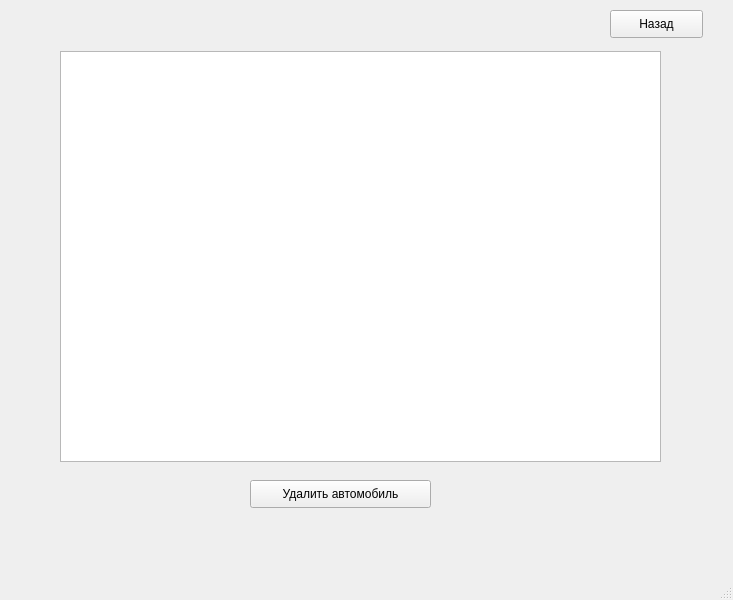
<?xml version="1.0" encoding="UTF-8"?>
<ui version="4.0">
 <class>MainWindow</class>
 <widget class="QMainWindow" name="MainWindow">
  <property name="geometry">
   <rect>
    <x>0</x>
    <y>0</y>
    <width>733</width>
    <height>600</height>
   </rect>
  </property>
  <property name="windowTitle">
   <string>MainWindow</string>
  </property>
  <widget class="QWidget" name="centralwidget">
   <widget class="QListView" name="listView">
    <property name="geometry">
     <rect>
      <x>60</x>
      <y>51</y>
      <width>601</width>
      <height>411</height>
     </rect>
    </property>
   </widget>
   <widget class="QPushButton" name="exit">
    <property name="geometry">
     <rect>
      <x>610</x>
      <y>10</y>
      <width>93</width>
      <height>28</height>
     </rect>
    </property>
    <property name="text">
     <string>Назад</string>
    </property>
   </widget>
   <widget class="QPushButton" name="btn_del_auto">
    <property name="geometry">
     <rect>
      <x>250</x>
      <y>480</y>
      <width>181</width>
      <height>28</height>
     </rect>
    </property>
    <property name="text">
     <string>Удалить автомобиль</string>
    </property>
   </widget>
  </widget>
  <widget class="QMenuBar" name="menubar">
   <property name="geometry">
    <rect>
     <x>0</x>
     <y>0</y>
     <width>733</width>
     <height>26</height>
    </rect>
   </property>
  </widget>
  <widget class="QStatusBar" name="statusbar"/>
 </widget>
 <resources/>
 <connections/>
</ui>
